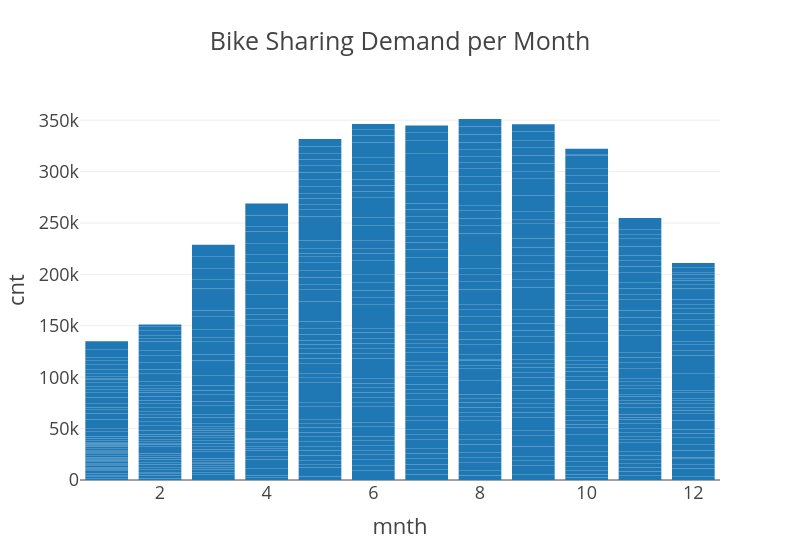

Write notebook code for a chart like this one.
### Code cell
# Cnt per mnth
fig = px.bar(df, x='mnth', y='cnt', title='Bike Sharing Demand per Month', width=800)
fig.show()

### Figure 1 — Plotly figure (JSON) as saved in the notebook; plotly's stock layout.template omitted (floating-point values rounded to 4 significant figures; data arrays with more than 128 entries replaced by an {"elided": "..."} marker saying what was removed)
{"data": [{"alignmentgroup": "True", "hovertemplate": "mnth=%{x}<br>cnt=%{y}<extra></extra>", "legendgroup": "", "marker": {"color": "#1F77B4", "pattern": {"shape": ""}}, "name": "", "offsetgroup": "", "orientation": "v", "showlegend": false, "textposition": "auto", "type": "bar", "x": {"elided": "731 int values"}, "xaxis": "x", "y": {"elided": "731 int values"}, "yaxis": "y"}], "layout": {"barmode": "relative", "legend": {"tracegroupgap": 0}, "title": {"text": "Bike Sharing Demand per Month"}, "width": 800, "xaxis": {"anchor": "y", "domain": [0, 1], "title": {"text": "mnth"}}, "yaxis": {"anchor": "x", "domain": [0, 1], "title": {"text": "cnt"}}}}
